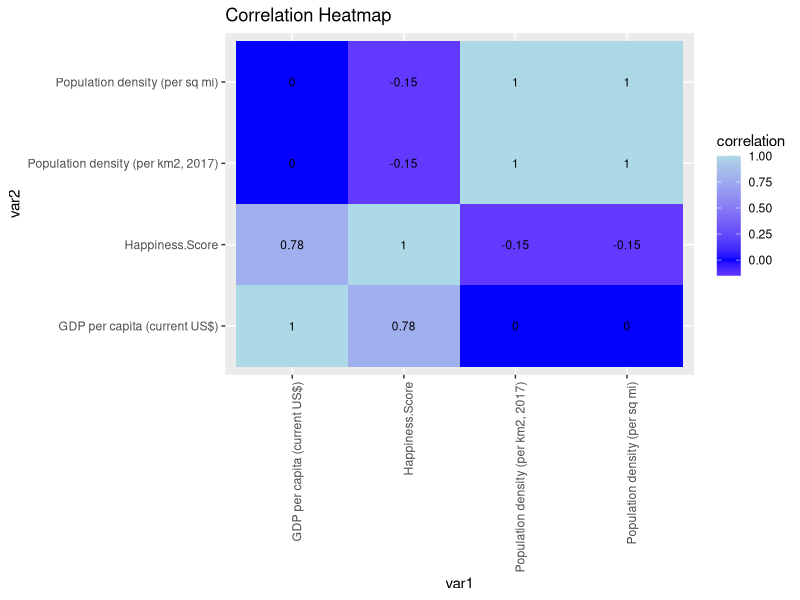
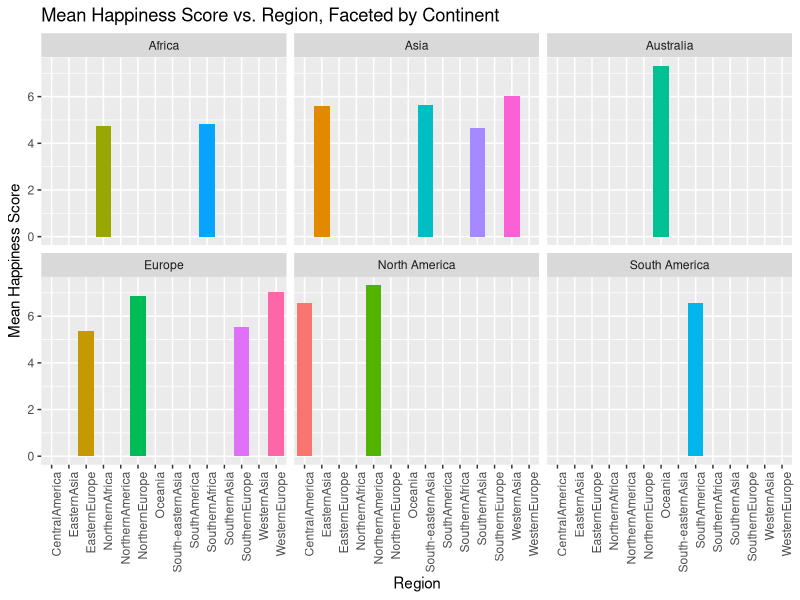
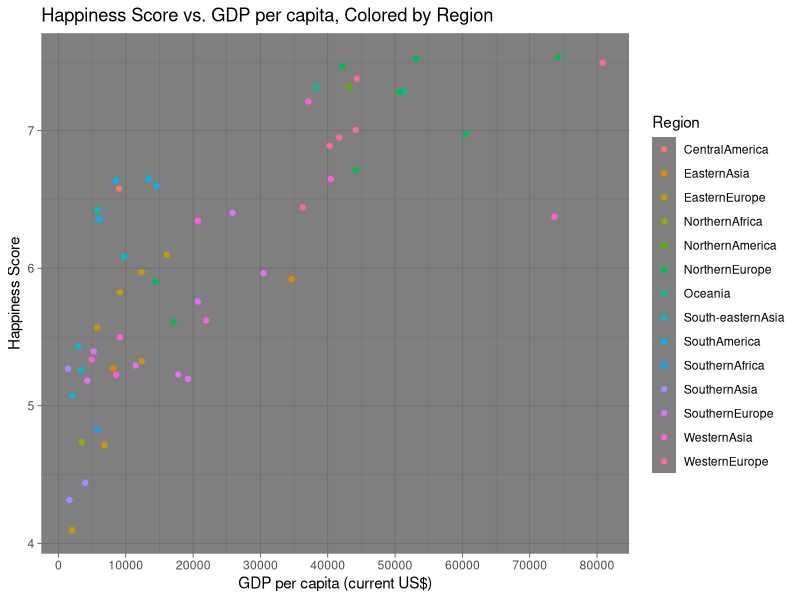
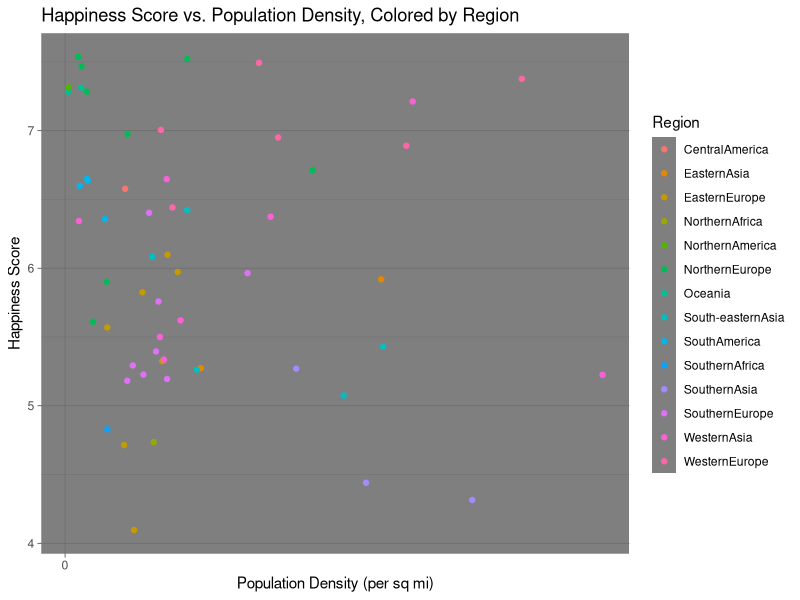
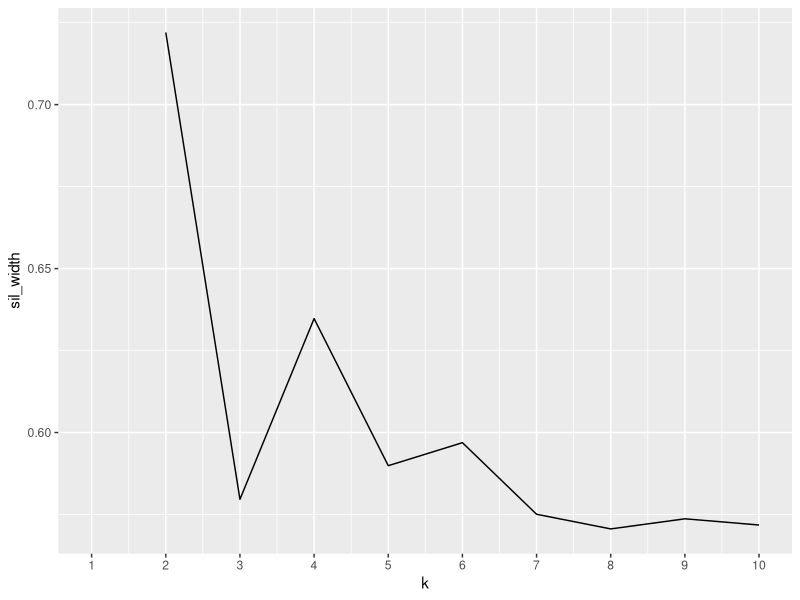
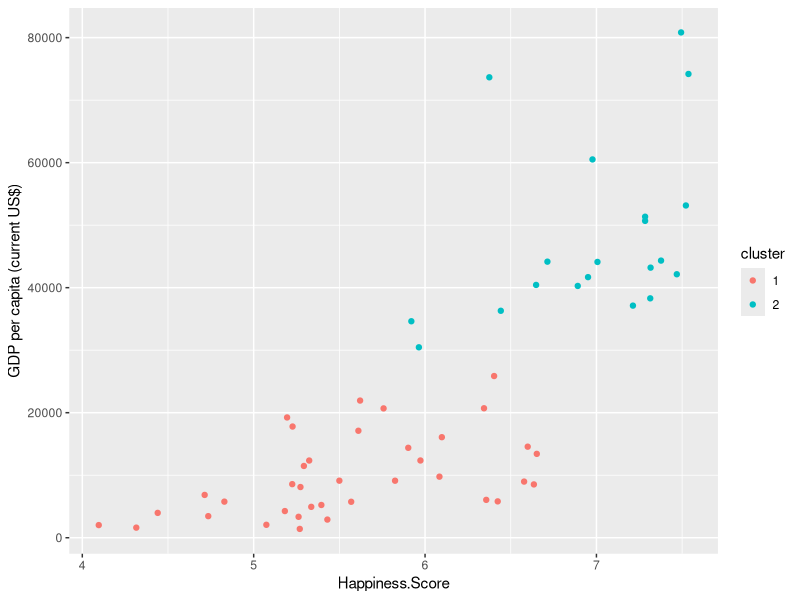
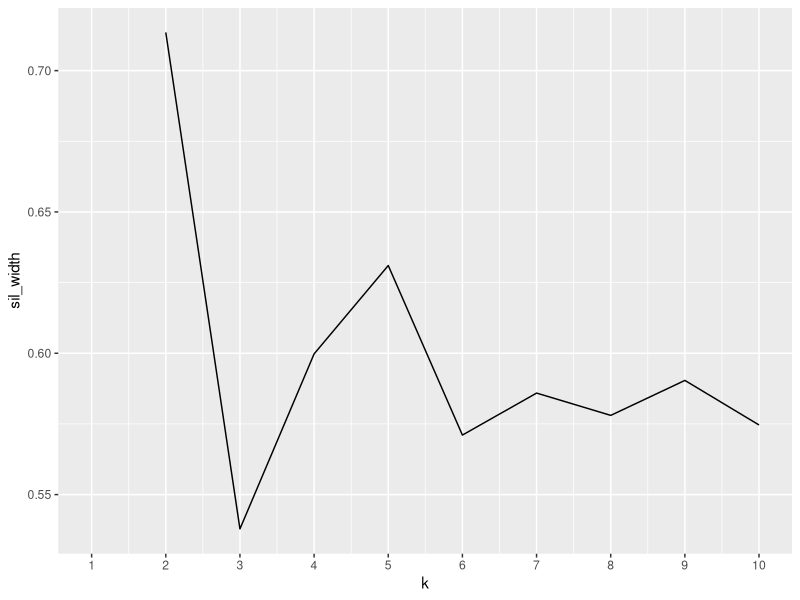
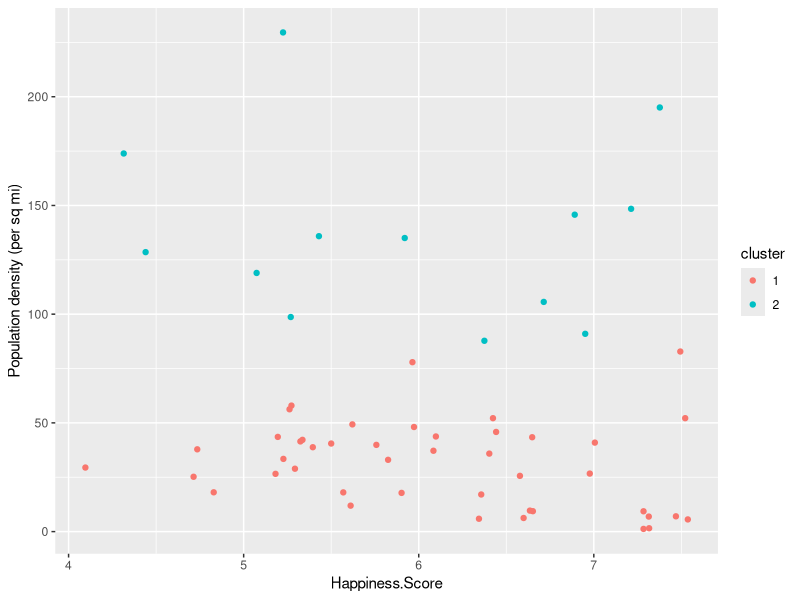

Source code (R) for these figures, in order:
## ---- chunk 1
knitr::opts_chunk$set(echo = TRUE, eval = TRUE, fig.align = "center", warning = F, message = F,
tidy=TRUE, tidy.opts=list(width.cutoff=60), R.options=list(max.print=100))
## ---- chunk 2
library(tidyverse)
library(dplyr)
library(readxl)
X2017 <- read_excel("2017.xlsx")
library(readxl)
soci_econ_country_profiles <- read_excel("soci_econ_country_profiles.xlsx")

wide_happiness <- X2017 %>% pivot_wider(names_from="country", values_from="Happiness.Score")
long_happiness <- wide_happiness %>% pivot_longer(cols=c(1:155), names_to="country", values_to="Happiness.Score")
head(wide_happiness)
head(long_happiness)
## ---- chunk 3
full_happiness <-  inner_join(soci_econ_country_profiles, X2017, by=c("Country"="country"))

length(setdiff(soci_econ_country_profiles$Country, X2017$country))
length(setdiff(X2017$country, soci_econ_country_profiles$Country))
length(intersect(soci_econ_country_profiles$Country, X2017$country))
## ---- chunk 4
full_happiness2 <- full_happiness %>% mutate(`Population density (per sq mi)` = `Population density (per km2, 2017)`/2.59) %>% select(Country, Continent, Region, Happiness.Score, "GDP per capita (current US$)", "Population density (per sq mi)", "Population density (per km2, 2017)")
head(full_happiness2)
## ---- chunk 5
head(full_happiness2 %>% arrange(desc(Happiness.Score)))
## ---- chunk 6
full_happiness2 %>% summarize(quantile(Happiness.Score))
## ---- chunk 7
full_happiness2 %>% group_by(full_happiness2$Continent) %>% summarize(mean(`Population density (per sq mi)`), mean(`GDP per capita (current US$)`), mean(Happiness.Score))
## ---- chunk 8
full_happiness2 %>% group_by(full_happiness2$Region) %>% summarize(mean(`Population density (per sq mi)`), mean(`GDP per capita (current US$)`), mean(Happiness.Score))
## ---- chunk 9
full_happiness2 %>% filter(`GDP per capita (current US$)` > median(`GDP per capita (current US$)`)) %>% summarize(mean(Happiness.Score))
full_happiness2 %>% filter(`GDP per capita (current US$)` < median(`GDP per capita (current US$)`)) %>% summarize(mean(Happiness.Score))
## ---- chunk 10
full_happiness2 %>% filter(`Population density (per sq mi)` > median(`Population density (per sq mi)`)) %>% summarize(mean(Happiness.Score))
full_happiness2 %>% filter(`Population density (per sq mi)` < median(`Population density (per sq mi)`)) %>% summarize(mean(Happiness.Score))
## ---- chunk 11
full_happiness2 %>% group_by(full_happiness2$Region) %>% summarize(max_GDP=max(`GDP per capita (current US$)`)) %>% arrange(desc(max_GDP))
full_happiness2 %>% filter(`GDP per capita (current US$)`==max(`GDP per capita (current US$)`)) %>% select(Country)
## ---- chunk 12
full_happiness2 %>% group_by(full_happiness2$Region) %>% summarize(min_GDP=min(`GDP per capita (current US$)`)) %>% arrange(min_GDP)
full_happiness2 %>% filter(`GDP per capita (current US$)`==min(`GDP per capita (current US$)`)) %>% select(Country)
## ---- chunk 13
full_happiness2 %>% group_by(full_happiness2$Region) %>% summarize(max_population=max(`Population density (per sq mi)`)) %>% arrange(desc(max_population))
full_happiness2 %>% filter(`Population density (per sq mi)`==max(`Population density (per sq mi)`)) %>% select(Country)
## ---- chunk 14
full_happiness2 %>% group_by(full_happiness2$Region) %>% summarize(min_population=min(`Population density (per sq mi)`)) %>% arrange(min_population)
full_happiness2 %>% filter(`Population density (per sq mi)`==min(`Population density (per sq mi)`)) %>% select(Country)
## ---- chunk 15
full_happiness2 %>% filter(`GDP per capita (current US$)` > median(`GDP per capita (current US$)`)) %>% summarize(median(`Population density (per sq mi)`))
full_happiness2 %>% filter(`GDP per capita (current US$)` < median(`GDP per capita (current US$)`)) %>% summarize(median(`Population density (per sq mi)`))
## ---- chunk 16
full_happiness2 %>% filter(`Population density (per sq mi)` > median(`Population density (per sq mi)`)) %>% summarize(median(`GDP per capita (current US$)`))
full_happiness2 %>% filter(`Population density (per sq mi)` < median(`Population density (per sq mi)`)) %>% summarize(median(`GDP per capita (current US$)`))
## ---- chunk 17
corMatrix <- full_happiness2 %>% select_if(is.numeric) %>% cor(use = "pair")
tidycor <- corMatrix %>% as.data.frame %>% rownames_to_column("var1") %>% pivot_longer(-1, names_to="var2", values_to="correlation")
tidycor %>% ggplot(aes(var1, var2, fill=correlation)) + 
  geom_tile() + 
  geom_text(aes(label=round(correlation, 2)), color = "black", size = 3) + 
  theme(axis.text.x = element_text(angle = 90, hjust = 1)) + scale_fill_gradient2(low="white", mid = "blue", high = "light blue") +
  ggtitle("Correlation Heatmap")
## ---- chunk 18
library(ggplot2)

ggplot(data=full_happiness2, aes(x=`Region`, y=`Happiness.Score`, fill=`Region`))+
  geom_bar(stat="summary", fun=mean)+
  theme(legend.position = "None")+
  facet_wrap(~Continent)+
  theme(axis.text.x = element_text(angle = 90, hjust = 1))+
  labs(title = "Mean Happiness Score vs. Region, Faceted by Continent", x="Region", y="Mean Happiness Score")
## ---- chunk 19
ggplot(data=full_happiness2, aes(x=`GDP per capita (current US$)`, y=`Happiness.Score`, color=`Region`))+
  geom_point()+
  theme(axis.text.x = element_text(angle = 90, hjust = 1))+
  scale_x_continuous(breaks = round(seq(0, 90000, 10000)))+ theme_dark()+
  labs(title = "Happiness Score vs. GDP per capita, Colored by Region", x="GDP per capita (current US$)", y="Happiness Score")
## ---- chunk 20
ggplot(data=full_happiness2, aes(x=`Population density (per sq mi)`, y=`Happiness.Score`, color=`Region`))+
  geom_point()+
  theme(axis.text.x = element_text(angle = 90, hjust = 1))+
  scale_x_continuous(breaks = round(seq(0, 3500, 500)))+ theme_dark()+
  labs(title = "Happiness Score vs. Population Density, Colored by Region", x="Population Density (per sq mi)", y="Happiness Score")
## ---- chunk 21
library(cluster)

pam_dat <- full_happiness2 %>% select(Happiness.Score, `GDP per capita (current US$)`)
sil_width <- vector()
for(i in 2:10){
  pam_fit <- pam(pam_dat, k = i)
  sil_width[i] <- pam_fit$silinfo$avg.width
}
ggplot()+geom_line(aes(x=1:10, y=sil_width))+scale_x_continuous(name="k", breaks=1:10)
## ---- chunk 22
pam1 <- full_happiness2 %>% select(Happiness.Score, `GDP per capita (current US$)`) %>% pam(k=2)
pamclust = full_happiness2 %>% mutate(cluster = as.factor(pam1$clustering))
pamclust %>% ggplot(aes(Happiness.Score, `GDP per capita (current US$)`, color = cluster))+geom_point()
## ---- chunk 23
pamclust %>% group_by(cluster) %>% select(cluster, Happiness.Score, `GDP per capita (current US$)`) %>% summarize_if(is.numeric, mean, na.rm=T)
## ---- chunk 24
full_happiness2 %>% slice(pam1$id.med) %>% select(Region, Happiness.Score, `GDP per capita (current US$)`)
## ---- chunk 25
pam1$silinfo$avg.width
## ---- chunk 26
library(cluster)

pam_dat <- full_happiness2 %>% select(Happiness.Score, `Population density (per sq mi)`)
sil_width <- vector()
for(i in 2:10){
  pam_fit <- pam(pam_dat, k = i)
  sil_width[i] <- pam_fit$silinfo$avg.width
}
ggplot()+geom_line(aes(x=1:10, y=sil_width))+scale_x_continuous(name="k", breaks=1:10)
## ---- chunk 27
pam1 <- full_happiness2 %>% select(Happiness.Score, `Population density (per sq mi)`) %>% pam(k=2)
pamclust = full_happiness2 %>% mutate(cluster = as.factor(pam1$clustering))
pamclust %>% ggplot(aes(Happiness.Score, `Population density (per sq mi)`, color = cluster))+geom_point()
## ---- chunk 28
pamclust %>% group_by(cluster) %>% select(cluster, Happiness.Score, `Population density (per sq mi)`) %>% summarize_if(is.numeric, mean, na.rm=T)
## ---- chunk 29
full_happiness2 %>% slice(pam1$id.med) %>% select(Region, Happiness.Score, `Population density (per sq mi)`)
## ---- chunk 30
pam1$silinfo$avg.width
